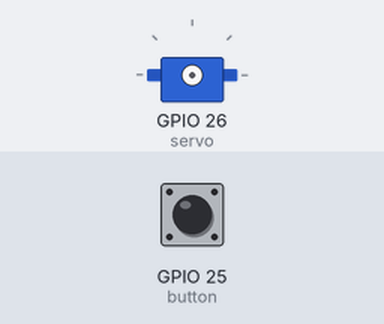
This program was run on a simulated ESP32 board running MicroPython. On the bench: servo. Inputs (shaded band) come from the test bench; at power-on: GPIO 25 (button) HIGH. Servo angles are drawn from the pulse width (0.5 ms = 0°, 2.5 ms = 180°).

Above: at 1.2 s.
1.3 s: GPIO 25 (button) pulled LOW for 1.2 s
At 3.5 s:
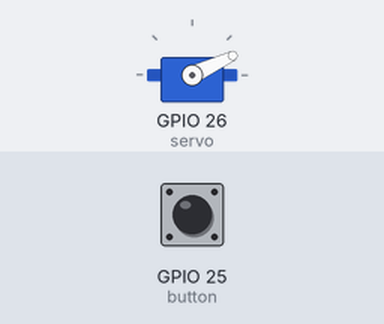
4.0 s: GPIO 25 (button) pulled LOW for 3.2 s
At 4.6 s:
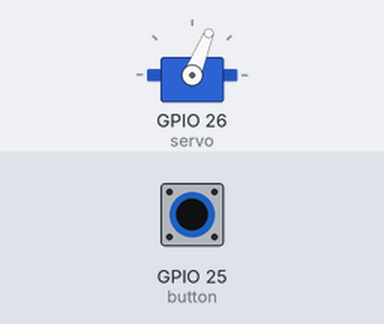
Timing chart, 0 to 8.7 s (numbered marks = the images above; inputs shaded):
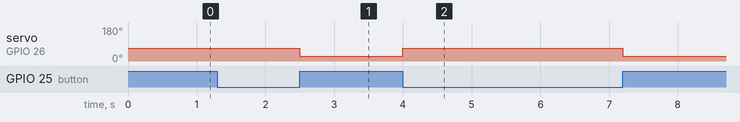

Measured:
- after the input at 1.3 s, servo on GPIO 26 (servo): 68° → 25° after 1.2 s
- after the input at 4.0 s, servo on GPIO 26 (servo): 25° → 68° at once, → 25° 3.2 s later

The program:

Servo-with-Push-Button.py
```python
from machine import Pin, PWM
from time import sleep, time

servo = PWM(Pin(26), freq=50)
button = Pin(25, Pin.IN, Pin.PULL_UP)

def set_servo_angle(angle):
    duty = 40 + (angle / 80) * (105 - 40)
    servo.duty(int(duty))
    sleep(0.5)

while True:
    if button.value() == 0:
        set_servo_angle(30)
        while button.value() == 0:
            sleep(0.1)
        set_servo_angle(0)
    sleep(1)
```
